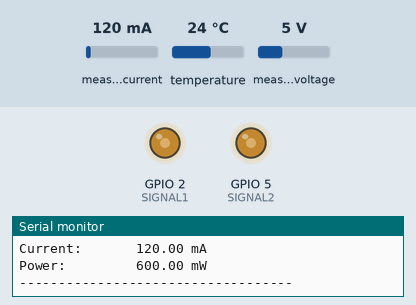
Recording of a sketch running on a simulated ESP32. Shown: output pins drawn as LEDs (lit = HIGH), the last lines printed to the serial monitor. The inputs (shaded band) are chosen by the test bench; at power-on: measured voltage 5 V, measured current 120 mA, temperature 24 °C. Nothing arrives over Bluetooth unless stated.

Above: at 1.4 s.
1.5 s: measured voltage set to 0.3 V
At 5.8 s:
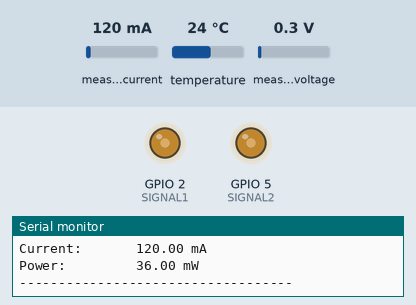
15.1 s: measured voltage set to 3.8 V
At 17.5 s:
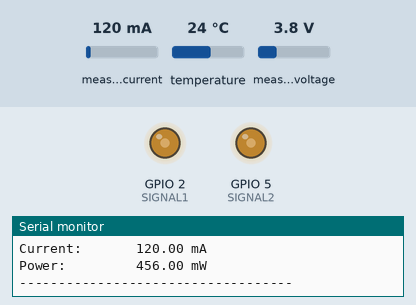
Timing chart, 0 to 19.0 s (numbered marks = the images above; inputs shaded):
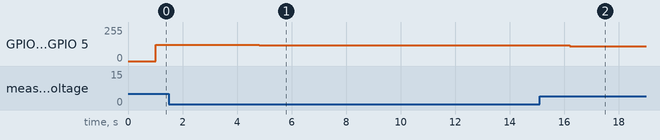

The sketch:

App_BT_Temp_BeeWarm_avec_set.ino
```cpp
#include <OneWire.h>
#include <Wire.h>
#include <DallasTemperature.h>
#include "BluetoothSerial.h"
#include <Adafruit_INA219.h>

BluetoothSerial SerialBT;

// -------------------- Température (DS18B20) --------------------
#define ONE_WIRE_BUS 14
#define TEMP_SENSOR_PIN ONE_WIRE_BUS

OneWire oneWire(TEMP_SENSOR_PIN);
DallasTemperature sensors(&oneWire);

DeviceAddress tempDeviceAddress;
DeviceAddress capteurRuche = { 0x28, 0x61, 0x64, 0x08, 0xEB, 0xE3, 0x98, 0x0D };

int numberOfDevices = 0;
int numberOfCapteurRuche = 1;

float tVeg = 0.0;
float tRuche = 0.0;
int temperatureConsigne = 33;

// -------------------- INA219 (I2C) --------------------
Adafruit_INA219 ina219;

#define SDA_PIN 21
#define SCL_PIN 22

// -------------------- Chauffage (PWM -> MOSFET) --------------------
#define SIGNAL1 2
#define SIGNAL2 5

const int pwm_freq = 1000; // Hz
const int pwm_res  = 8;    // 8 bits => 0..255

// -------------------- Paramètres contrôle --------------------
const float bande = 1.0;   // hystérésis ±1°C
static bool chauffe = false;

void printAddress(DeviceAddress deviceAddress) {
  for (uint8_t i = 0; i < 8; i++) {
    if (deviceAddress[i] < 16) Serial.print("0");
    Serial.print(deviceAddress[i], HEX);
  }
}

void setup() {
  Serial.begin(115200);
  delay(200);

  // Bluetooth
  SerialBT.begin("BeeWarmESP32");

  // PWM (LEDC)
  ledcAttach(SIGNAL1, pwm_freq, pwm_res);
  ledcAttach(SIGNAL2, pwm_freq, pwm_res);

  ledcWrite(SIGNAL1, 0);
  ledcWrite(SIGNAL2, 0);

  // Temp sensors
  sensors.begin();
  numberOfDevices = sensors.getDeviceCount();
  Serial.print("Nombre de capteurs DS18B20 detectes: ");
  Serial.println(numberOfDevices);

  for (int i = 0; i < numberOfDevices; i++) {
    if (sensors.getAddress(tempDeviceAddress, i)) {
      Serial.print("SENSOR n° ");
      Serial.print(i);
      Serial.print(" adresse: ");
      printAddress(tempDeviceAddress);
      Serial.println();
    } else {
      Serial.print("Ghost device at ");
      Serial.print(i);
      Serial.println(" (adresse non lue).");
    }
  }

  // I2C
  if (!Wire.begin(SDA_PIN, SCL_PIN)) {
    Serial.println("E: I2C non initialise");
  } else {
    Serial.println("I: I2C initialise");
  }

  // INA219
  if (!ina219.begin()) {
    Serial.println("E: Failed to find INA219 chip");
    while (1) delay(10);
  }
  ina219.setCalibration_32V_2A();
  Serial.println("I: INA219 initialise (calibration 32V / 2A)");
}

void loop() {
  // ----- Réception consigne via Bluetooth (ex: "TEMP=33") -----
  if (SerialBT.available()) {
    String messageRecu = SerialBT.readString();
    messageRecu.trim();
    Serial.println(messageRecu);

    int newConsigne = messageRecu.substring(messageRecu.lastIndexOf('=') + 1).toInt();
    if (newConsigne > 0 && newConsigne < 60) { // garde-fou simple
      temperatureConsigne = newConsigne;
      Serial.print("Température de consigne modifiée : ");
      Serial.print(temperatureConsigne);
      Serial.println(" °C");
    }
  }

  // ----- Lecture températures -----
  sensors.requestTemperatures();

  tVeg = 0.0;
  tRuche = 0.0;
  int nbVeg = 0;

  for (int i = 0; i < numberOfDevices; i++) {
    if (sensors.getAddress(tempDeviceAddress, i)) {
      float tempC = sensors.getTempC(tempDeviceAddress);

      if (tempC == DEVICE_DISCONNECTED_C) {
        Serial.println("Capteur de temp deconnecte !");
        continue;
      }

      if (memcmp(tempDeviceAddress, capteurRuche, 8) == 0) {
        tRuche = tempC; // 1 capteur ruche attendu
      } else {
        tVeg += tempC;
        nbVeg++;
      }
    }
  }

  if (nbVeg > 0) tVeg = tVeg / nbVeg;

  String message = "DATA;" + String(tRuche, 1) + "°C;" + String(tVeg, 1) + "°C";
  SerialBT.println(message);
  Serial.println(message);

  // ----- Lecture INA219 -----
  float shuntVoltage = ina219.getShuntVoltage_mV();
  float busVoltage   = ina219.getBusVoltage_V();
  float current_mA   = ina219.getCurrent_mA();
  float power_mW     = ina219.getPower_mW();

  Serial.println("-----------------------------------");
  Serial.print("Bus Voltage:   "); Serial.print(busVoltage);
  Serial.println(" V");
  Serial.print("Shunt Voltage: "); Serial.print(shuntVoltage);
  Serial.println(" mV");
  Serial.print("Current:       "); Serial.print(current_mA);
  Serial.println(" mA");
  Serial.print("Power:         "); Serial.print(power_mW);
  Serial.println(" mW");
  Serial.println("-----------------------------------");

  // ----- Hystérésis température -----
  if (tRuche < (temperatureConsigne - bande)) {
    chauffe = true;
  } else if (tRuche > (temperatureConsigne + bande)) {
    chauffe = false;
  }

  static float alpha = 0.5;
  static float delta = 0.02;
  static float P_old = 0;
  static float V_old = 0;
  static int direction = 1;

  float P = power_mW;
  float V = busVoltage;
  float dP = P - P_old;
  float dV = V - V_old;

  if (dP > 0) {
    if (dV > 0) {
        direction = -1;
    }
    else if (dV < 0) {
        direction = 1;
    }
  }
  else if (dP < 0) {
    if (dV > 0) {
        direction = 1;
    }
    else if (dV < 0) {
        direction = -1;
    }
  }

  float seuil_dV = 0.01; // 10 mV
  float seuil_dP = 50;   // 50 mW

  if (abs(dP) > seuil_dP && abs(dV) > seuil_dV) {
    // mettre à jour alpha
    alpha += direction * delta;
  }

  if (alpha > 0.95) alpha = 0.95;
  if (alpha < 0.05) alpha = 0.05;

  int duty = alpha * 255;

  if (chauffe) {
    ledcWrite(SIGNAL1, duty);
    ledcWrite(SIGNAL2, duty);
  }
  else {
    ledcWrite(SIGNAL1, 0);
    ledcWrite(SIGNAL2, 0);
  }

  P_old = P;
  V_old = V;

  delay(3000);
}
```

Measured:
- after the input at 1.5 s, GPIO 2 (SIGNAL1), GPIO 5 (SIGNAL2): 122/255 → 117/255 after 3.3 s
- after the input at 15.1 s, GPIO 2 (SIGNAL1), GPIO 5 (SIGNAL2): 117/255 → 112/255 after 1.1 s
